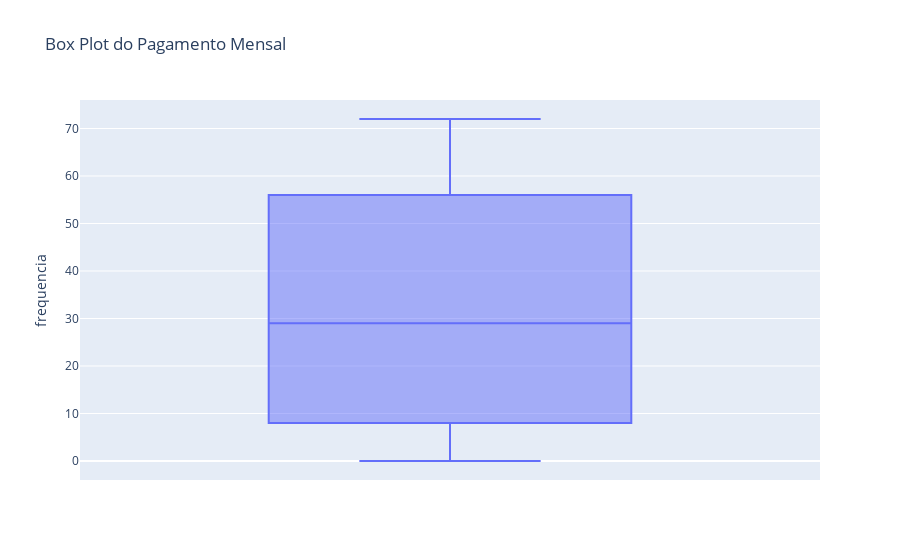
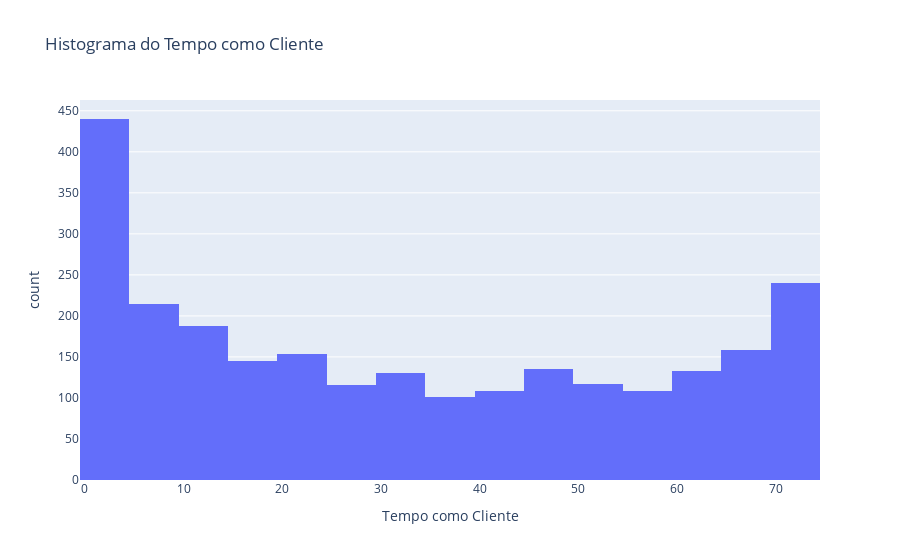

Notebook code cell kept with these figures, in order:
### Markdown cell above
Há muitos clientes novos e muitos que são fiés, a média do tempo de permanência dos clientes é de aproximadamente 32, com um desvio padrão de 24. A grande diferença entre o mínimo e o máximo sugere que há tanto clientes novos quanto clientes muito fiéis. Poderia ser interessante segmentar os clientes por tempo de permanência para entender o comportamento de cada grupo. 

Como a mediana do pagamento mensal é maior que a média, pode haver alguns clientes pagando valores muito baixos, puxando a média para baixo. 

A diferença entre a média e a mediana do total pago sugere que há clientes que gastam muito mais do que a maioria, aumentando o valor médio. Isso pode indicar a presença de planos mais caros ou pode ser um efeiro causado pela quantidade de tempo do cliente x tempo, como pudemos observar no tempo de cliente, há muitos clientes antigo.

Ao realizar uma análise inicial, podemos supor que o alto desvio do total pago se deve ao fato de que este valor é influenciado tanto pelo tempo de permanência do cliente na empresa quanto pelo seu gasto mensal. Como há possiveis outliers em ambas as variáveis, é possível que um esteja impulsionando o outro, o que contribui para a grande variação no total pago.

O churn está em 26%, o que é uma quantidade consideravel. Seria interessante investigar quais fatores influenciam o cancelamento e se há relação entre tempo de cliente, pagamento mensal e churn.

Há alguns clientes que pagaram muito pouco e outros que pagaram valores muito altos, o que pode indicar outliers.

### Code cell
fig = px.box(df, y='tempo_cliente', title='Box Plot do tempo como cliente', labels={'tempo_cliente': 'frequencia'})
fig.show()


import plotly.express as px

fig = px.histogram(df, x='tempo_cliente', 
                   title='Histograma do Tempo como Cliente',
                   labels={'tempo_cliente': 'Tempo como Cliente'})
fig.show()

### Figure 1 — Plotly figure (JSON) as saved in the notebook; plotly's stock layout.template omitted (floating-point values rounded to 4 significant figures; data arrays with more than 128 entries replaced by an {"elided": "..."} marker saying what was removed)
{"data": [{"alignmentgroup": "True", "hovertemplate": "frequencia=%{y}<extra></extra>", "legendgroup": "", "marker": {"color": "#636efa"}, "name": "", "notched": false, "offsetgroup": "", "orientation": "v", "showlegend": false, "type": "box", "x0": " ", "xaxis": "x", "y": {"elided": "2488 int values"}, "y0": " ", "yaxis": "y"}], "layout": {"autosize": true, "boxmode": "group", "legend": {"tracegroupgap": 0}, "title": {"text": "Box Plot do Pagamento Mensal"}, "xaxis": {"anchor": "y", "autorange": true, "domain": [0, 1], "range": [-0.5, 0.5], "type": "category"}, "yaxis": {"anchor": "x", "autorange": true, "domain": [0, 1], "range": [-4, 76], "title": {"text": "frequencia"}, "type": "linear"}}}

### Figure 2 — Plotly figure (JSON) as saved in the notebook; plotly's stock layout.template omitted (floating-point values rounded to 4 significant figures; data arrays with more than 128 entries replaced by an {"elided": "..."} marker saying what was removed)
{"data": [{"alignmentgroup": "True", "bingroup": "x", "hovertemplate": "Tempo como Cliente=%{x}<br>count=%{y}<extra></extra>", "legendgroup": "", "marker": {"color": "#636efa", "pattern": {"shape": ""}}, "name": "", "offsetgroup": "", "orientation": "v", "showlegend": false, "type": "histogram", "x": {"elided": "2488 int values"}, "xaxis": "x", "yaxis": "y"}], "layout": {"autosize": true, "barmode": "relative", "legend": {"tracegroupgap": 0}, "title": {"text": "Histograma do Tempo como Cliente"}, "xaxis": {"anchor": "y", "autorange": true, "domain": [0, 1], "range": [-0.5, 74.5], "title": {"text": "Tempo como Cliente"}, "type": "linear"}, "yaxis": {"anchor": "x", "autorange": true, "domain": [0, 1], "range": [0, 463.2], "title": {"text": "count"}}}}
